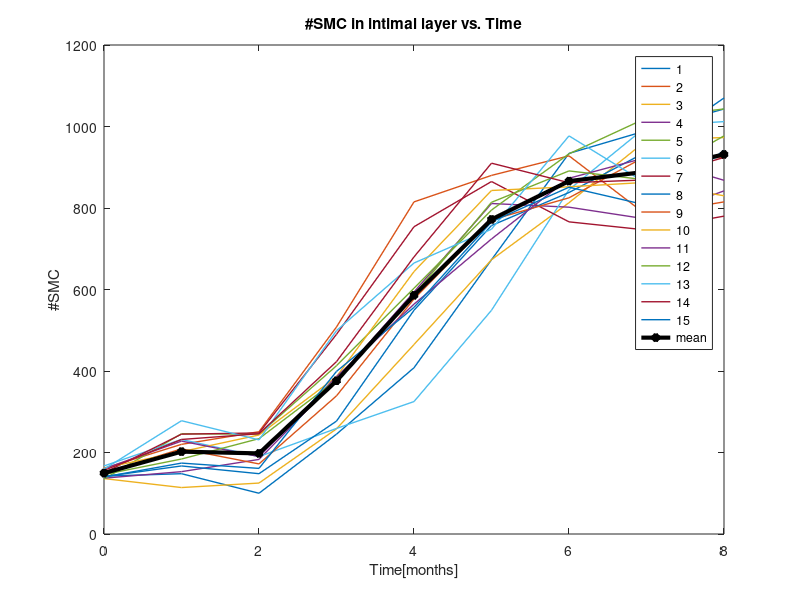
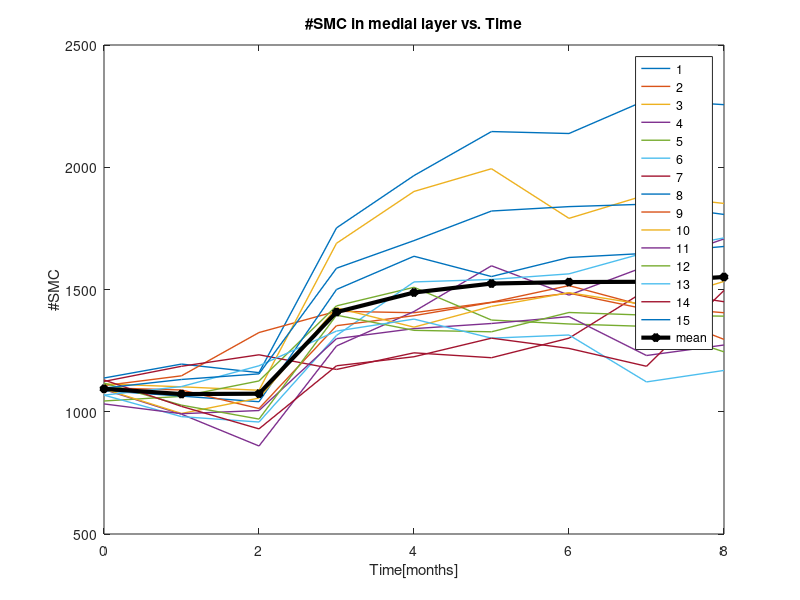
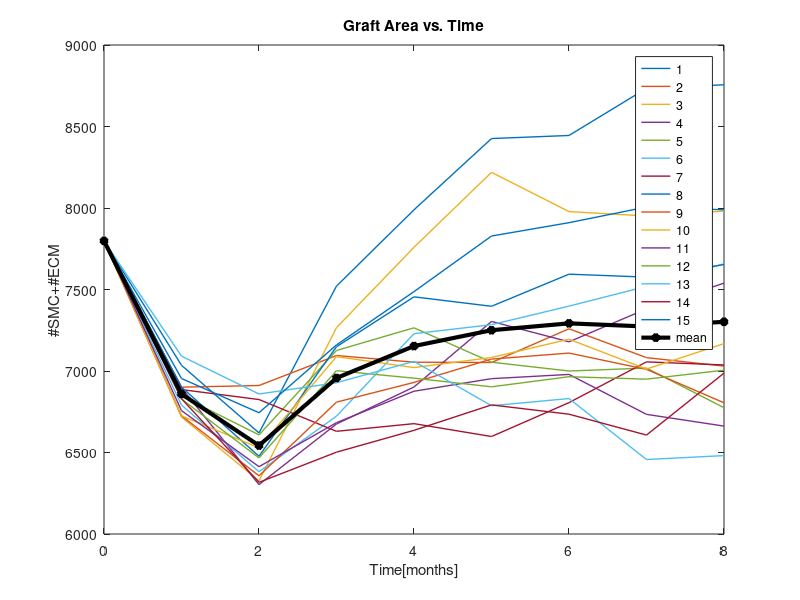
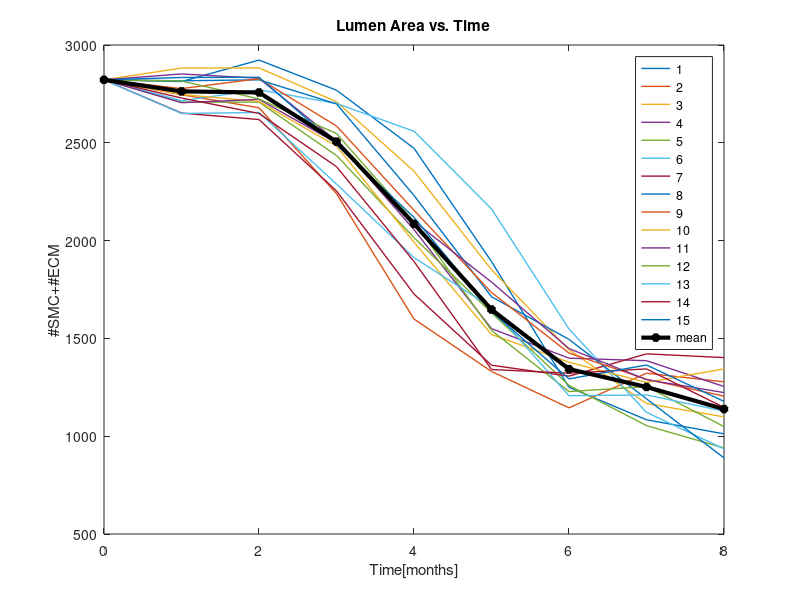

Write MATLAB code to recreate these figures, in order.
% Postprocessing

clear variables
close all
clc

%% Initialize all matrices
number_of_run=15;
follow_up_points=9;

SMC_INTIMA = zeros(number_of_run,follow_up_points);
SMC_MEDIA = zeros(number_of_run,follow_up_points);

GRAFT_AREA = SMC_MEDIA;
LUMEN_AREA = SMC_MEDIA;
INTIMAL_AREA = SMC_MEDIA;
MEDIA_AREA = SMC_MEDIA;

TIME=[0 1 2 3 4 5 6 7 8];

%% Fill the matrices run by run
load data1
SMC_INTIMA(1,:)=SMCintima;
SMC_MEDIA(1,:)=SMCmedia;

GRAFT_AREA(1,:)=Graft_AREA;
LUMEN_AREA(1,:)=Lum_area;
INTIMAL_AREA(1,:)=Int_area;
MEDIA_AREA(1,:)=Med_area;


load data2
SMC_INTIMA(2,:)=SMCintima;
SMC_MEDIA(2,:)=SMCmedia;

GRAFT_AREA(2,:)=Graft_AREA;
LUMEN_AREA(2,:)=Lum_area;
INTIMAL_AREA(2,:)=Int_area;
MEDIA_AREA(2,:)=Med_area;


load data3
SMC_INTIMA(3,:)=SMCintima;
SMC_MEDIA(3,:)=SMCmedia;

GRAFT_AREA(3,:)=Graft_AREA;
LUMEN_AREA(3,:)=Lum_area;
INTIMAL_AREA(3,:)=Int_area;
MEDIA_AREA(3,:)=Med_area;


load data4
SMC_INTIMA(4,:)=SMCintima;
SMC_MEDIA(4,:)=SMCmedia;

GRAFT_AREA(4,:)=Graft_AREA;
LUMEN_AREA(4,:)=Lum_area;
INTIMAL_AREA(4,:)=Int_area;
MEDIA_AREA(4,:)=Med_area;


load data5
SMC_INTIMA(5,:)=SMCintima;
SMC_MEDIA(5,:)=SMCmedia;

GRAFT_AREA(5,:)=Graft_AREA;
LUMEN_AREA(5,:)=Lum_area;
INTIMAL_AREA(5,:)=Int_area;
MEDIA_AREA(5,:)=Med_area;


load data6
SMC_INTIMA(6,:)=SMCintima;
SMC_MEDIA(6,:)=SMCmedia;

GRAFT_AREA(6,:)=Graft_AREA;
LUMEN_AREA(6,:)=Lum_area;
INTIMAL_AREA(6,:)=Int_area;
MEDIA_AREA(6,:)=Med_area;


load data7
SMC_INTIMA(7,:)=SMCintima;
SMC_MEDIA(7,:)=SMCmedia;

GRAFT_AREA(7,:)=Graft_AREA;
LUMEN_AREA(7,:)=Lum_area;
INTIMAL_AREA(7,:)=Int_area;
MEDIA_AREA(7,:)=Med_area;


load data8
SMC_INTIMA(8,:)=SMCintima;
SMC_MEDIA(8,:)=SMCmedia;

GRAFT_AREA(8,:)=Graft_AREA;
LUMEN_AREA(8,:)=Lum_area;
INTIMAL_AREA(8,:)=Int_area;
MEDIA_AREA(8,:)=Med_area;


load data9
SMC_INTIMA(9,:)=SMCintima;
SMC_MEDIA(9,:)=SMCmedia;

GRAFT_AREA(9,:)=Graft_AREA;
LUMEN_AREA(9,:)=Lum_area;
INTIMAL_AREA(9,:)=Int_area;
MEDIA_AREA(9,:)=Med_area;


load data10
SMC_INTIMA(10,:)=SMCintima;
SMC_MEDIA(10,:)=SMCmedia;

GRAFT_AREA(10,:)=Graft_AREA;
LUMEN_AREA(10,:)=Lum_area;
INTIMAL_AREA(10,:)=Int_area;
MEDIA_AREA(10,:)=Med_area;


load data11
SMC_INTIMA(11,:)=SMCintima;
SMC_MEDIA(11,:)=SMCmedia;

GRAFT_AREA(11,:)=Graft_AREA;
LUMEN_AREA(11,:)=Lum_area;
INTIMAL_AREA(11,:)=Int_area;
MEDIA_AREA(11,:)=Med_area;


load data12
SMC_INTIMA(12,:)=SMCintima;
SMC_MEDIA(12,:)=SMCmedia;

GRAFT_AREA(12,:)=Graft_AREA;
LUMEN_AREA(12,:)=Lum_area;
INTIMAL_AREA(12,:)=Int_area;
MEDIA_AREA(12,:)=Med_area;


load data13
SMC_INTIMA(13,:)=SMCintima;
SMC_MEDIA(13,:)=SMCmedia;

GRAFT_AREA(13,:)=Graft_AREA;
LUMEN_AREA(13,:)=Lum_area;
INTIMAL_AREA(13,:)=Int_area;
MEDIA_AREA(13,:)=Med_area;


load data14
SMC_INTIMA(14,:)=SMCintima;
SMC_MEDIA(14,:)=SMCmedia;

GRAFT_AREA(14,:)=Graft_AREA;
LUMEN_AREA(14,:)=Lum_area;
INTIMAL_AREA(14,:)=Int_area;
MEDIA_AREA(14,:)=Med_area;


load data15
SMC_INTIMA(15,:)=SMCintima;
SMC_MEDIA(15,:)=SMCmedia;

GRAFT_AREA(15,:)=Graft_AREA;
LUMEN_AREA(15,:)=Lum_area;
INTIMAL_AREA(15,:)=Int_area;
MEDIA_AREA(15,:)=Med_area;

% Mean trends
SMC_INTIMA_MEAN=mean(SMC_INTIMA,1);
SMC_MEDIA_MEAN=mean(SMC_MEDIA,1);

GRAFT_AREA_MEAN=mean(GRAFT_AREA,1);
LUMEN_AREA_MEAN=mean(LUMEN_AREA,1);
INTIMAL_AREA_MEAN=mean(INTIMAL_AREA,1);
MEDIAL_AREA_MEAN=mean(MEDIA_AREA,1);


%% Plot the trends of interest
figure(1) % #SMC in intimal layer
plot(TIME,SMC_INTIMA,'linewidth',1);
hold on; plot(TIME,SMC_INTIMA_MEAN,'k*-','linewidth',3); hold off

xlabel('Time[months]')
ylabel('#SMC')

title('#SMC in intimal layer vs. Time')
legend('1','2','3','4','5','6','7','8','9','10','11','12','13','14','15','mean')

figure(2) % #SMC in medial layer
plot(TIME,SMC_MEDIA,'linewidth',1);
hold on; plot(TIME,SMC_MEDIA_MEAN,'k*-','linewidth',3); hold off

xlabel('Time[months]')
ylabel('#SMC')

title('#SMC in medial layer vs. Time')
legend('1','2','3','4','5','6','7','8','9','10','11','12','13','14','15','mean')


figure(3) % Graft area
plot(TIME,GRAFT_AREA,'linewidth',1);
hold on; plot(TIME,GRAFT_AREA_MEAN,'k*-','linewidth',3); hold off

xlabel('Time[months]')
ylabel('#SMC+#ECM')

title('Graft Area vs. Time')
legend('1','2','3','4','5','6','7','8','9','10','11','12','13','14','15','mean')

figure(4) % Lumen Area
plot(TIME,LUMEN_AREA,'linewidth',1);
hold on; plot(TIME,LUMEN_AREA_MEAN,'k*-','linewidth',3); hold off

xlabel('Time[months]')
ylabel('#SMC+#ECM')

title('Lumen Area vs. Time')
legend('1','2','3','4','5','6','7','8','9','10','11','12','13','14','15','mean')



figure(5) % Intimal Area
plot(TIME,INTIMAL_AREA,'linewidth',1);
hold on; plot(TIME,INTIMAL_AREA_MEAN,'k*-','linewidth',3); hold off

xlabel('Time[months]')
ylabel('#SMC+#ECM')

title('Intimal Area vs. Time')
legend('1','2','3','4','5','6','7','8','9','10','11','12','13','14','15','mean')

figure(6) % Medial Area
plot(TIME,MEDIA_AREA,'linewidth',1);
hold on; plot(TIME,MEDIAL_AREA_MEAN,'k*-','linewidth',3); hold off

xlabel('Time[months]')
ylabel('#SMC+#ECM')

title('Medial Area vs. Time')
legend('1','2','3','4','5','6','7','8','9','10','11','12','13','14','15','mean')



% figure(7) % SMC intima vs. SMC media
% % a) SMC In Intimal layer
% subplot(1,2,1)
% plot(Time,SMC_INTIMA_MEAN./SMC_INTIMA_MEAN(1),'r*-','linewidth',3);
% xlabel('Time [days]');
% ylabel('#SMC []');
% title('SMC in Intimal Layer vs. Time');
% 
% % b) SMC in Medial Layer
% subplot(1,2,2)
% plot(Time,SMC_MEDIA_MEAN./SMC_MEDIA_MEAN(1),'b*-','linewidth',3);
% xlabel('Time [days]');
% ylabel('#SMC []');
% title('SMC in Medial Layer vs. Time');

figure(7) % SMCintima vs. SMCmedia
plot(Time,SMC_INTIMA_MEAN./SMC_INTIMA_MEAN(1),'r*-','linewidth',3);
hold on
plot(Time,SMC_MEDIA_MEAN./SMC_MEDIA_MEAN(1),'b*-','linewidth',3);
hold off
xlabel('time[days]')
ylabel('#SMC (normalized)')
title('SMC proliferation intima vs. media')
legend('Intima','Media')


%figure(8) % Lumen vs. Graft area
% % a) Lumen Area
% subplot(1,2,1)
% plot(Time,mean(LUMEN_AREA,1),'r*-','linewidth',3);
% xlabel('Time [days]');
% ylabel('Lumen Area [#smc+#ecm]');
% title('Lumen Area vs. Time');
% 
% % b) Graft Area
% subplot(1,2,2)
% plot(Time,mean(GRAFT_AREA,1),'b*-','linewidth',3);
% xlabel('Time [days]');
% ylabel('Graft Area [#smc+#ecm]');
% title('Graft Area vs. Time');

figure(8) % Lumen area vs. Graft area
plot(Time,LUMEN_AREA_MEAN./LUMEN_AREA_MEAN(1),'r*-','linewidth',3);
hold on
plot(Time,GRAFT_AREA_MEAN./GRAFT_AREA_MEAN(1),'b*-','linewidth',3);
hold off
xlabel('time[days]')
ylabel('#SMC + #ECM (normalized)')
title('Lumen area vs. Graft area')
legend('Lumen area','Graft area')


% figure(9) % Intimal vs. Medial area
% % a) Intimal Area
% subplot(1,2,1)
% plot(Time,mean(INTIMAL_AREA,1),'r*-','linewidth',3);
% xlabel('Time [days]');
% ylabel('Intimal Area [#smc+#ecm]');
% title('Intimal Area vs. Time');
% 
% % b) Medial Area
% wall = Graft_AREA-Lum_area; % wall thickness
% Med_area = wall-Int_area; % medial thickness
% 
% subplot(1,2,2) 
% plot(Time,mean(MEDIA_AREA,1),'b*-','linewidth',3);
% xlabel('Time [days]');
% ylabel('Medial Area [#smc+#ecm]');
% title('Medial Area vs. Time');

figure(9)
wall = Graft_AREA-Lum_area; % wall thickness
Med_area = wall-Int_area; % medial thickness

plot(Time,INTIMAL_AREA_MEAN./INTIMAL_AREA_MEAN(1),'r*-','linewidth',3);
hold on
plot(Time,MEDIAL_AREA_MEAN./MEDIAL_AREA_MEAN(1),'b*-','linewidth',3);
hold off
xlabel('time[days]')
ylabel('#SMC + #ECM (normalized)')
title('Intimal area vs. Medial area')
legend('Intimal area','Medial area')






